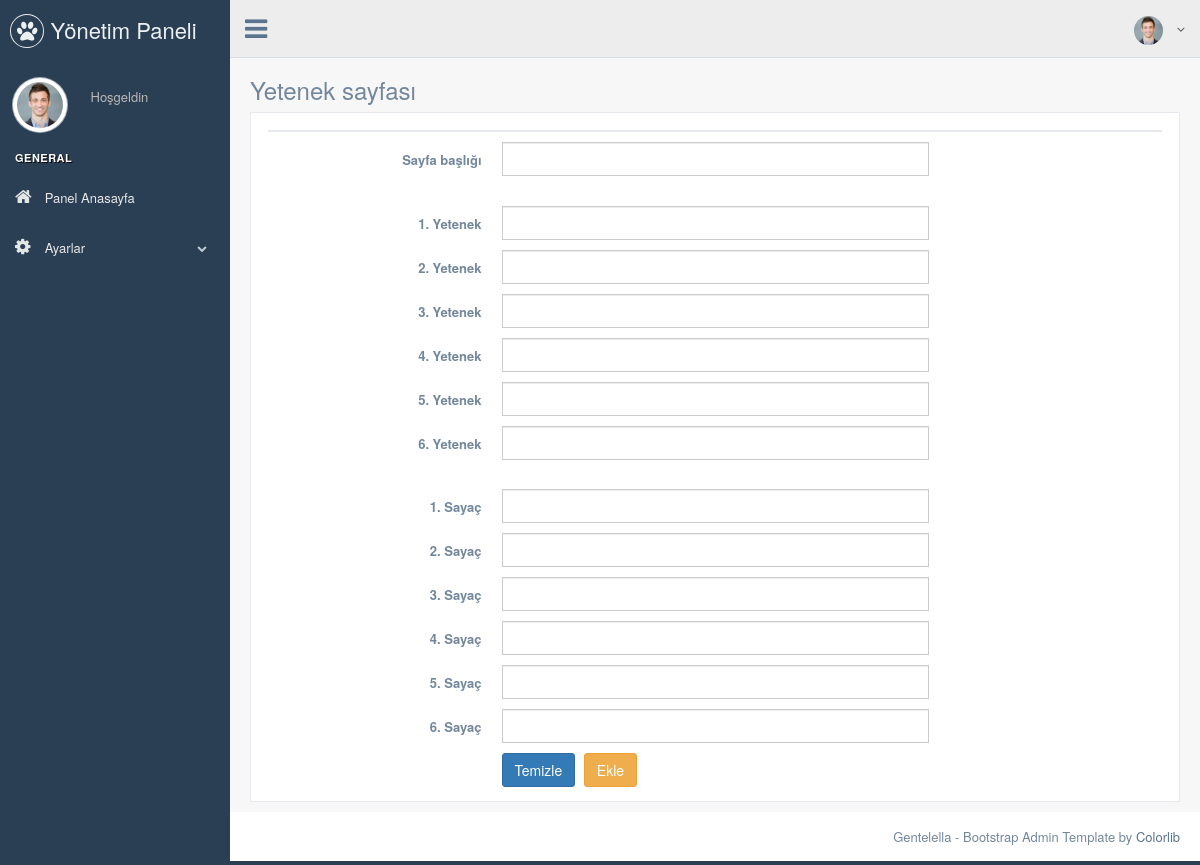
Before: /pp/nedmin/skill.php with the older database file.
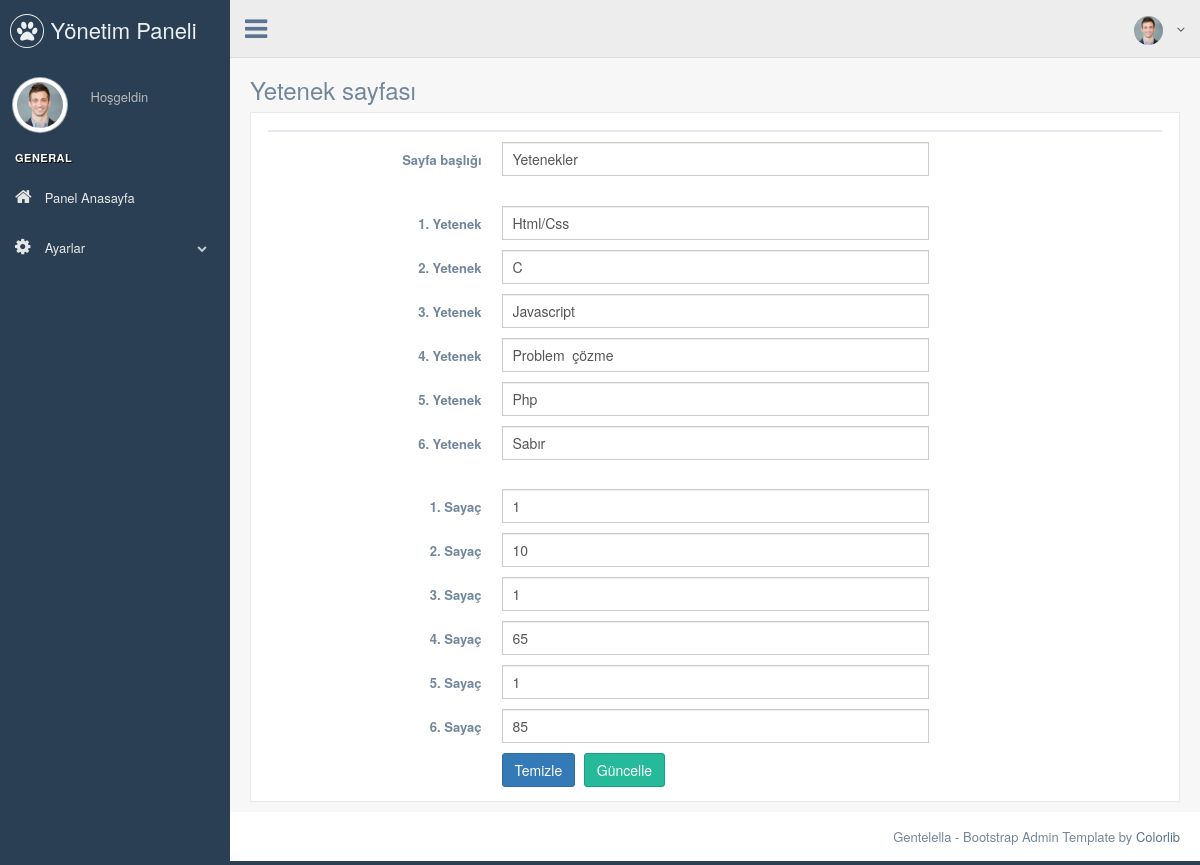
After: the same page with the newer database file.
### tables this page shows
CREATE TABLE `skills` (
  `skill_id` int(11) NOT NULL,
  `skill_title` varchar(50) NOT NULL,
  `first_skill` varchar(50) NOT NULL,
  `second_skill` varchar(50) NOT NULL,
  `third_skill` varchar(50) NOT NULL,
  `fourth_skill` varchar(50) NOT NULL,
  `fifth_skill` varchar(50) NOT NULL,
  `sixth_skill` varchar(50) NOT NULL,
  `first_counter` varchar(10) NOT NULL,
  `second_counter` varchar(10) NOT NULL,
  `third_counter` varchar(10) NOT NULL,
  `fourth_counter` varchar(10) NOT NULL,
  `fifth_counter` varchar(10) NOT NULL,
  `sixth_counter` varchar(10) NOT NULL
);

### pp/nedmin/skill.php (the view, shortened to what this page needs)
<?php
include "header.php";
$check_skill = $db->prepare("SELECT * FROM skills");
$check_skill->execute();
$control_skill = $check_skill->rowCount();
$fetch_skill = $db->prepare("SELECT * FROM skills WHERE skill_id=1");
$fetch_skill->execute();
$fetch = $fetch_skill->fetch(PDO::FETCH_ASSOC);
?>
<div class="right_col" role="main">
  <div class="">
    <div class="page-title">
      <div class="title_left">
        <h3>Yetenek sayfası</h3>
      </div>
    </div>
    <div class="clearfix"></div>
    <div class="row">
      <div class="col-md-12 col-sm-12 col-xs-12">
        <div class="x_panel">
          <div class="x_title">
          </div>
          <form class="form-horizontal form-label-left" action="process.php" method="POST">
            <div class="item form-group">
              <label class="control-label col-md-3 col-sm-3 col-xs-12" for="name">Sayfa başlığı
              </label>
              <div class="col-md-6 col-sm-6 col-xs-12">
                <input class="form-control col-md-7 col-xs-12" value="<?php echo $fetch['skill_title'] ?>" name="skill_title" required="required" type="text">
              </div>
            </div>
            <br>
            <div class="item form-group">
              <label class="control-label col-md-3 col-sm-3 col-xs-12">1. Yetenek
              </label>
              <div class="col-md-6 col-sm-6 col-xs-12">
                <input type="text" name="first_skill" value="<?php echo $fetch['first_skill'] ?>" required="required" class="form-control col-md-7 col-xs-12">
              </div>
            </div>
            <div class="item form-group">
              <label class="control-label col-md-3 col-sm-3 col-xs-12">2. Yetenek
              </label>
              <div class="col-md-6 col-sm-6 col-xs-12">
                <input type="text" name="second_skill" value="<?php echo $fetch['second_skill'] ?>" required="required" class="form-control col-md-7 col-xs-12">
              </div>
            </div>
            <div class="item form-group">
              <label class="control-label col-md-3 col-sm-3 col-xs-12">3. Yetenek
              </label>
              <div class="col-md-6 col-sm-6 col-xs-12">
                <input type="text" name="third_skill" value="<?php echo $fetch['third_skill'] ?>" required="required" class="form-control col-md-7 col-xs-12">
              </div>
            </div>
            <div class="item form-group">
              <label class="control-label col-md-3 col-sm-3 col-xs-12">4. Yetenek
              </label>
              <div class="col-md-6 col-sm-6 col-xs-12">
                <input type="text" name="fourth_skill" value="<?php echo $fetch['fourth_skill'] ?>" required="required" class="form-control col-md-7 col-xs-12">
              </div>
            </div>
            <div class="item form-group">
              <label class="control-label col-md-3 col-sm-3 col-xs-12">5. Yetenek
              </label>
              <div class="col-md-6 col-sm-6 col-xs-12">
                <input type="text" name="fifth_skill" value="<?php echo $fetch['fifth_skill'] ?>" required="required" class="form-control col-md-7 col-xs-12">
              </div>
            </div>
            <div class="item form-group">
              <label class="control-label col-md-3 col-sm-3 col-xs-12">6. Yetenek
              </label>
              <div class="col-md-6 col-sm-6 col-xs-12">
                <input type="text" name="sixth_skill" value="<?php echo $fetch['sixth_skill'] ?>" required="required" class="form-control col-md-7 col-xs-12">
              </div>
            </div>
            <br>
            <div class="item form-group">
              <label class="control-label col-md-3 col-sm-3 col-xs-12">1. Sayaç
              </label>
              <div class="col-md-6 col-sm-6 col-xs-12">
                <input type="text" name="first_counter" value="<?php echo $fetch['first_counter'] ?>" required="required" class="form-control col-md-7 col-xs-12">
              </div>
            </div>
            <div class="item form-group">
              <label class="control-label col-md-3 col-sm-3 col-xs-12">2. Sayaç
              </label>
              <div class="col-md-6 col-sm-6 col-xs-12">
                <input type="text" name="second_counter" value="<?php echo $fetch['second_counter'] ?>" required="required" class="form-control col-md-7 col-xs-12">
              </div>
            </div>
            <div class="item form-group">
              <label class="control-label col-md-3 col-sm-3 col-xs-12">3. Sayaç
              </label>
              <div class="col-md-6 col-sm-6 col-xs-12">
                <input type="text" name="third_counter" value="<?php echo $fetch['third_counter'] ?>" required="required" class="form-control col-md-7 col-xs-12">
              </div>
            </div>
            <div class="item form-group">
              <label class="control-label col-md-3 col-sm-3 col-xs-12">4. Sayaç
              </label>
              <div class="col-md-6 col-sm-6 col-xs-12">
                <input type="text" name="fourth_counter" value="<?php echo $fetch['fourth_counter'] ?>" required="required" class="form-control col-md-7 col-xs-12">
              </div>
            </div>
            <div class="item form-group">
              <label class="control-label col-md-3 col-sm-3 col-xs-12">5. Sayaç
              </label>
              <div class="col-md-6 col-sm-6 col-xs-12">
                <input type="text" name="fifth_counter" value="<?php echo $fetch['fifth_counter'] ?>" required="required" class="form-control col-md-7 col-xs-12">
              </div>
            </div>
            <div class="item form-group">
              <label class="control-label col-md-3 col-sm-3 col-xs-12">6. Sayaç
              </label>
              <div class="col-md-6 col-sm-6 col-xs-12">
                <input type="text" name="sixth_counter" value="<?php echo $fetch['sixth_counter'] ?>" required="required" class="form-control col-md-7 col-xs-12">
              </div>
            </div>
            <div class="form-group">
              <div class="col-md-6 col-md-offset-3">
                <button type="submit" class="btn btn-primary">Temizle</button>
                <?php
                if ($control_skill == 1) { ?>
                  <button type="submit" class="btn btn-success" name="update_skills">Güncelle</button>
                <?php } else { ?>
                  <button type="submit" class="btn btn-warning" name="insert_skills">Ekle</button>
                <?php } ?>
              </div>
            </div>
        </div>
      </div>
    </div>
  </div>
</div>
</div>
</div>
<?php
include "footer.php";
?>

### pp/nedmin/header.php (shortened to what this page needs)
<?php
include 'connect.php';
$user_name = $_SESSION['user_name'];
$query = $db->prepare("SELECT * FROM user WHERE user_name='$user_name'");
$query->execute();
$fetch = $query->fetch();
?>
<!DOCTYPE html>
<html lang="en">
  <head>
    <link href="./vendors/bootstrap/dist/css/bootstrap.min.css" rel="stylesheet">
    <link href="./vendors/font-awesome/css/font-awesome.min.css" rel="stylesheet">
    <link href="./vendors/nprogress/nprogress.css" rel="stylesheet">
    <link href="./vendors/iCheck/skins/flat/green.css" rel="stylesheet">
    <link href="./vendors/bootstrap-progressbar/css/bootstrap-progressbar-3.3.4.min.css" rel="stylesheet">
    <link href="./vendors/jqvmap/dist/jqvmap.min.css" rel="stylesheet"/>
    <link href="./vendors/bootstrap-daterangepicker/daterangepicker.css" rel="stylesheet">
    <link href="./build/css/custom.min.css" rel="stylesheet">
  </head>
  <body class="nav-md">
    <div class="container body">
      <div class="main_container">
        <div class="col-md-3 left_col">
          <div class="left_col scroll-view">
            <div class="navbar nav_title" style="border: 0;">
              <a href="index.html" class="site_title"><i class="fa fa-paw"></i> <span>Yönetim Paneli</span></a>
            </div>
            <div class="profile clearfix">
              <div class="profile_pic">
                <img src="images/img.jpg" alt="..." class="img-circle profile_img">
              </div>
              <div class="profile_info">
                <span>Hoşgeldin</span>
              </div>
            </div>
            <br />
            <div id="sidebar-menu" class="main_menu_side hidden-print main_menu">
              <div class="menu_section">
                <h3>General</h3>
                <ul class="nav side-menu">
                  <li><a href="index.php" ><i class="fa fa-home"></i> Panel Anasayfa</a>
                  </li>
                  <li><a><i class="fa fa-cog"></i> Ayarlar <span class="fa fa-chevron-down"></span></a>
                  </li>
                </ul>
              </div>
            </div>
          </div>
        </div>
        <div class="top_nav">
          <div class="nav_menu">
            <nav>
              <div class="nav toggle">
                <a id="menu_toggle"><i class="fa fa-bars"></i></a>
              </div>
              <ul class="nav navbar-nav navbar-right">
                <li class="">
                  <a href="javascript:;" class="user-profile dropdown-toggle" data-toggle="dropdown" aria-expanded="false">
                    <img src="images/img.jpg" alt=""><?php echo $fetch['user_name']; ?>
                    <span class=" fa fa-angle-down"></span>
                  </a>
                </li>
              </ul>
            </nav>
          </div>
        </div>

### pp/nedmin/footer.php (shortened to what this page needs)
<footer>
          <div class="pull-right">
            Gentelella - Bootstrap Admin Template by <a href="https://colorlib.com">Colorlib</a>
          </div>
          <div class="clearfix"></div>
        </footer>
  </body>
</html>

Changed rows visible on the page:
added skills: skill_title "Yetenekler", first_skill "Html/Css", second_skill "C", third_skill "Javascript", fourth_skill "Problem çözme", fifth_skill "Php", sixth_skill "Sabır", first_counter "1", second_counter "10", third_counter "1", fourth_counter "65", fifth_counter "1", sixth_counter "85"
Other visible differences:
text no longer shown: "Ekle"
text now shown: "Güncelle"
